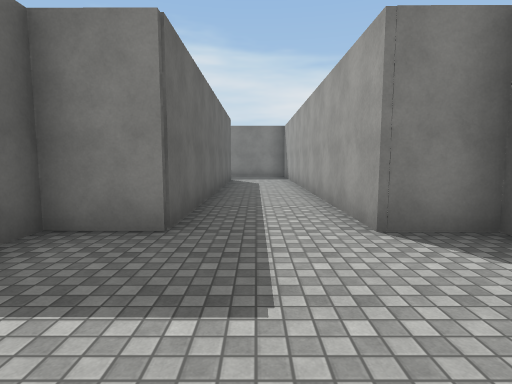
view 1 (above)

24 first-person views from a walk through a scene from a Unity 3-D project. The camera is 1.5 m above the floor, tilts 6° down and sees 80° across. The floor is counted in squares, 2 m on a side. Each view is taken from the middle of a square. On the plan, view 1 faces up. The plan holds only what a view shows up to about 10 squares ahead; the rest is blank. The place goes on beyond the plan. The player is left out. Door leaves are left out, so doorways stand open. Surface patterns are stand-ins for the level's own textures.

view 2
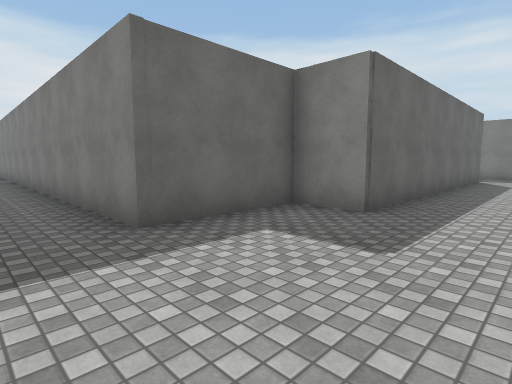

view 3
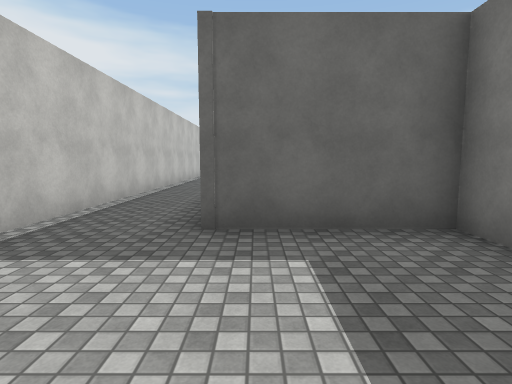

view 4
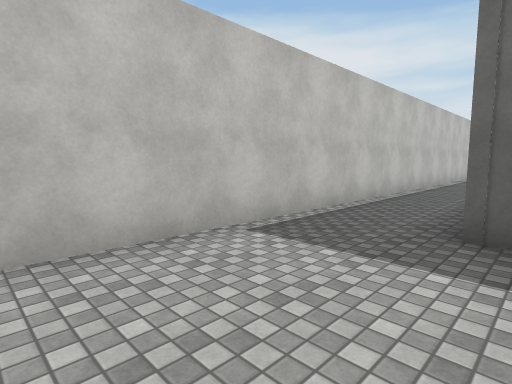

view 5
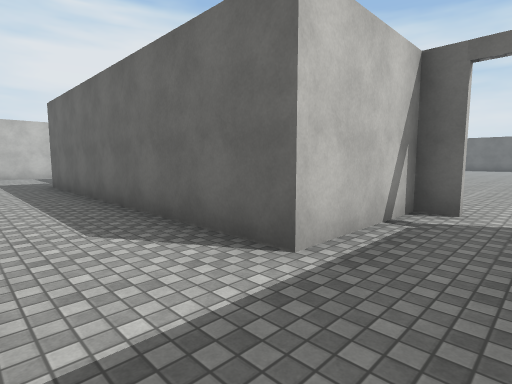

view 6
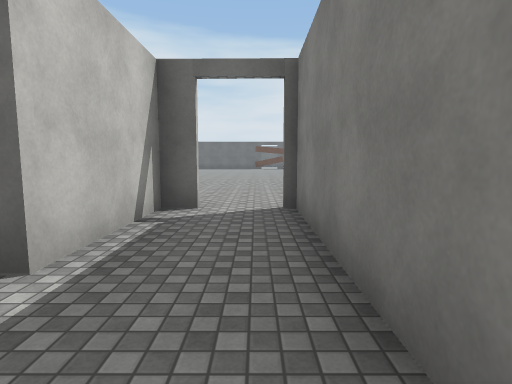

view 7
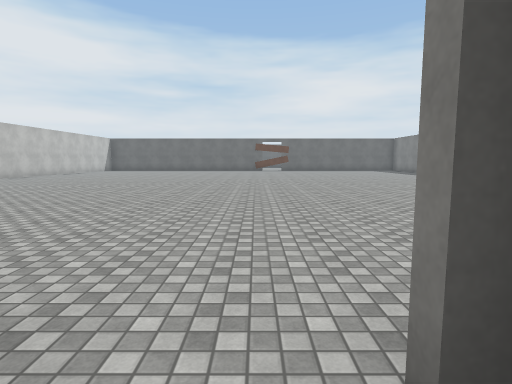

view 8
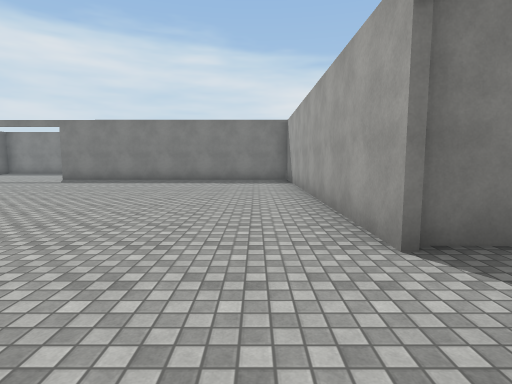

view 9
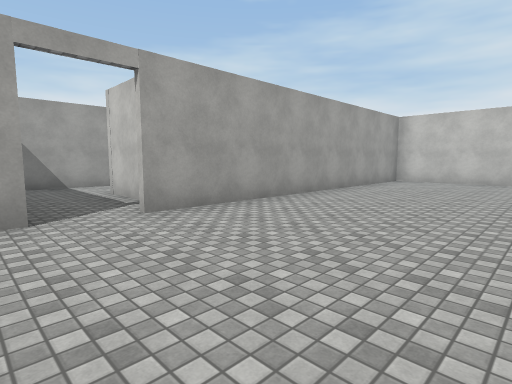

view 10
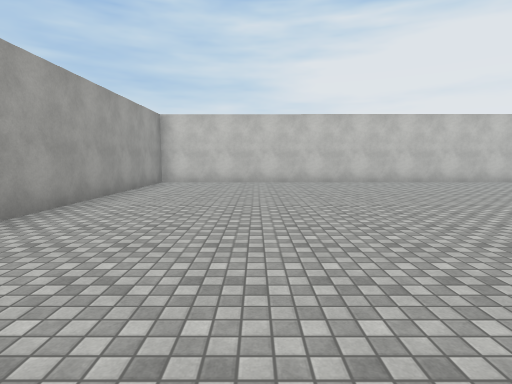

view 11
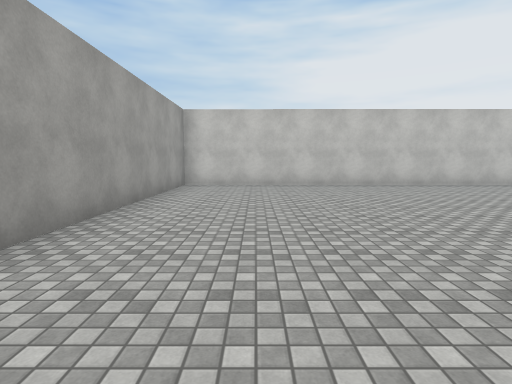

view 12
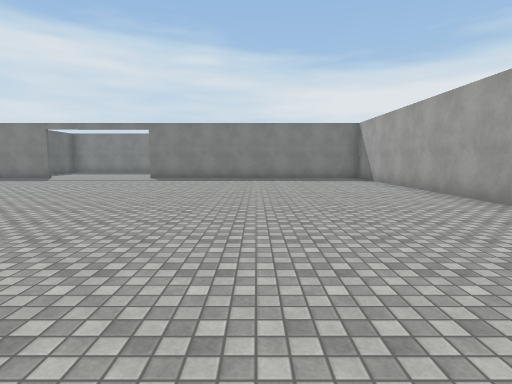

view 13
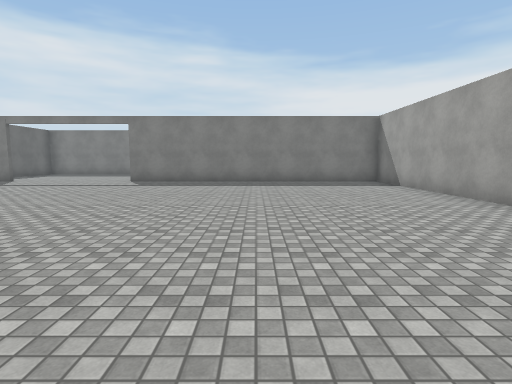

view 14
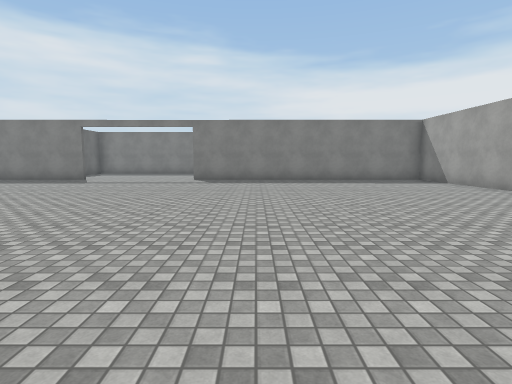

view 15
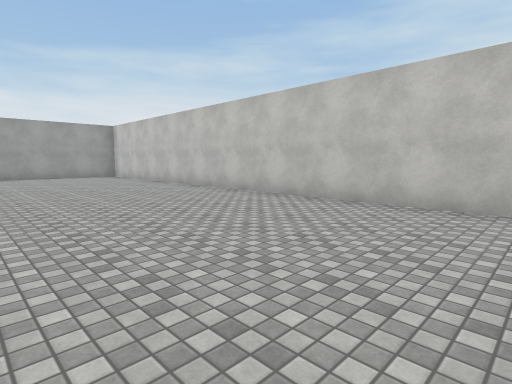

view 16
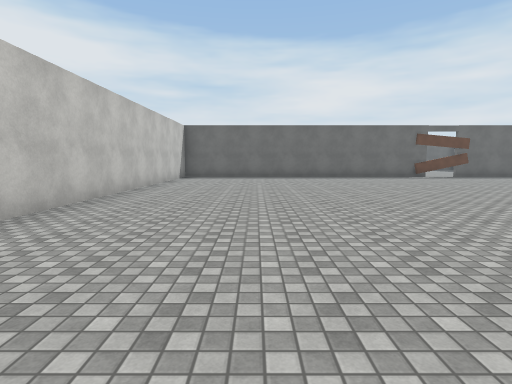

view 17
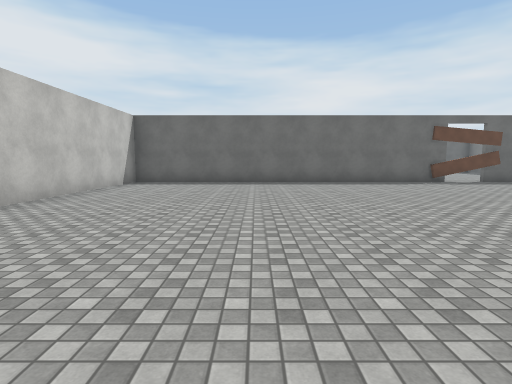

view 18
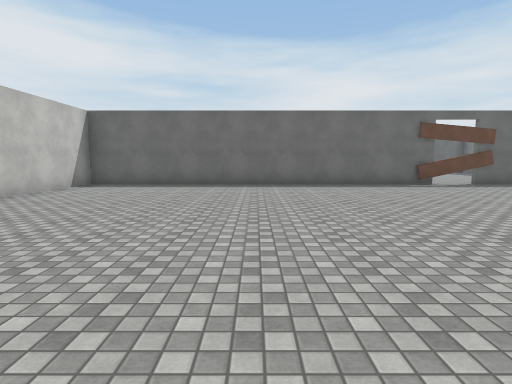

view 19
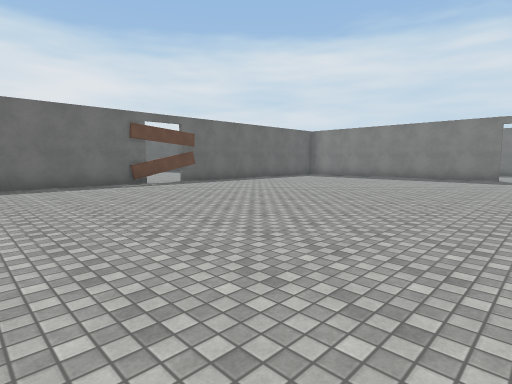

view 20
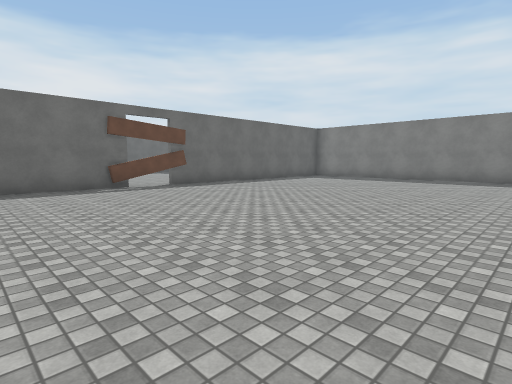

view 21
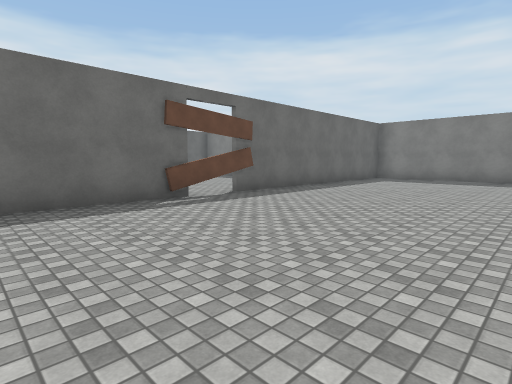

view 22
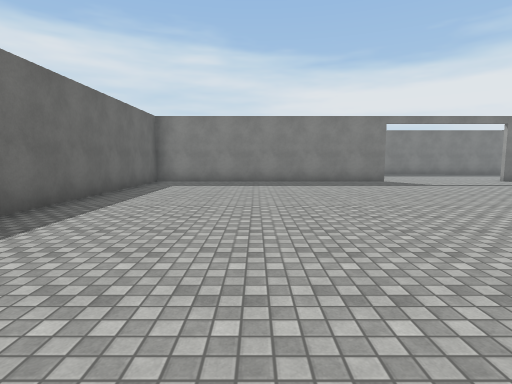

view 23
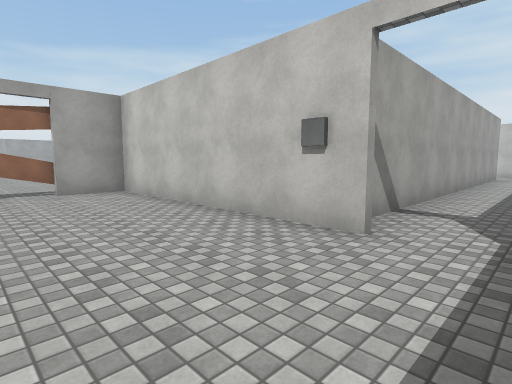

view 24
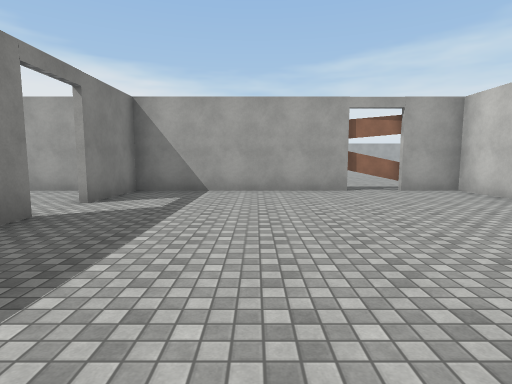

### Floor plan
Points are (right, up) in squares from view 1. A wall is a line through its corners. A room is listed if a view was taken in it or the views show most of it. See-through windows are left out.
Room 1 (views 1, 2, 3, 4, 5, 6, 7)
walls: (-10.6, -1.6) (0.9, -1.7); (-3.7, 12.1) (-3.7, 11.5) (-0.9, 11.5) (-0.9, 3.2) (-2.3, 3.2) (-2.3, 0.4) (-11.7, 0.5); (2.7, 3.2) (1.3, 3.2) (1.3, 12.8); (-30.3, 2.5) (-30.3, 11.2); (0.3, 13.6) (-3.9, 13.6)
ways out: open door at (-4, 12.5) to room 2; open door at (-31.5, 12) to room 3
Room 2 (views 8, 9, 10, 11, 12, 13, 14, 15, 16, 17, 18, 19, 20, 21, 22)
walls: (-3.9, 13.6) (-3.9, 22.1); (-24.4, 22.1) (-24.4, 2.9) (-3.9, 2.8) (-3.9, 12.1)
ways out: open door at (-4, 12.5) to room 1; open door at (-24.5, 14) to room 3
Room 3 (views 23, 24)
walls: (-28, 19.9) (-28.6, 19.9); (-30.7, 12.1) (-24.6, 12.1) (-24.6, 19.9) (-26.8, 19.9); (-24.4, 13.4) (-24.4, 14.8)
ways out: open door at (-31.5, 12) to room 1; open door at (-24.5, 14) to room 2; open door at (-27.5, 20)

Where each view was taken, in squares from view 1:
view 1: 0 up, 0 right, facing up
view 2: 1 down, 1 right, facing up-left
view 3: 1 up, 1 right, facing left
view 4: 1 up, 1 right, facing down-left
view 5: 13 up, 1 right, facing down-left
view 6: 13 up, 1 right, facing left
view 7: 13 up, 3 left, facing left
view 8: 11 up, 5 left, facing up
view 9: 14 up, 8 left, facing down-right
view 10: 13 up, 7 left, facing down
view 11: 12 up, 6 left, facing down
view 12: 10 up, 8 left, facing up
view 13: 12 up, 8 left, facing up
view 14: 11 up, 10 left, facing up
view 15: 8 up, 18 left, facing down-right
view 16: 6 up, 11 left, facing left
view 17: 7 up, 14 left, facing left
view 18: 8 up, 15 left, facing left
view 19: 9 up, 15 left, facing up-left
view 20: 10 up, 16 left, facing up-left
view 21: 10 up, 19 left, facing up-left
view 22: 12 up, 21 left, facing up
view 23: 15 up, 32 left, facing down-right
view 24: 17 up, 32 left, facing right
